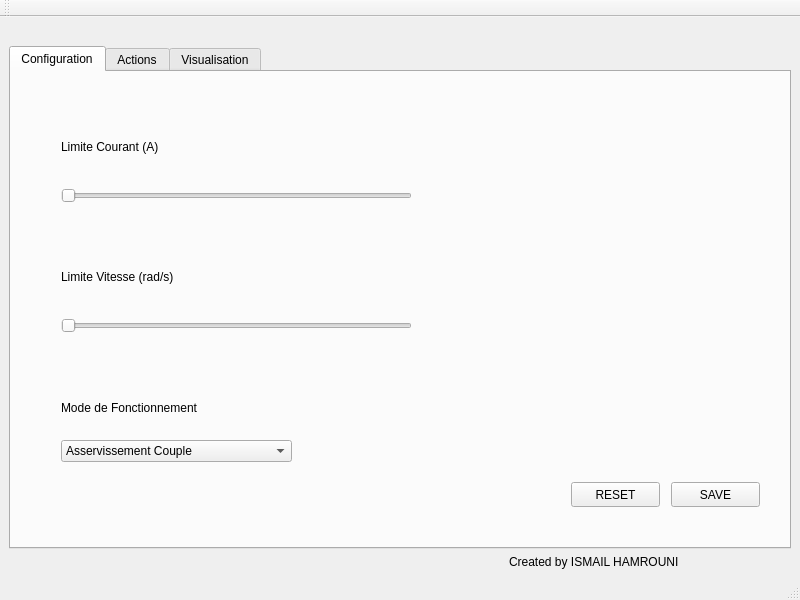
<?xml version="1.0" encoding="UTF-8"?>
<ui version="4.0">
 <class>MainWindow</class>
 <widget class="QMainWindow" name="MainWindow">
  <property name="geometry">
   <rect>
    <x>0</x>
    <y>0</y>
    <width>800</width>
    <height>600</height>
   </rect>
  </property>
  <property name="windowTitle">
   <string>ODrive Brushless Control</string>
  </property>
  <widget class="QWidget" name="centralwidget">
   <layout class="QVBoxLayout" name="verticalLayout">
    <item>
     <layout class="QHBoxLayout" name="horizontalLayout_2">
      <item>
       <widget class="QLabel" name="logo">
        <property name="text">
         <string/>
        </property>
        <property name="alignment">
         <set>Qt::AlignCenter</set>
        </property>
        <property name="indent">
         <number>10</number>
        </property>
       </widget>
      </item>
     </layout>
    </item>
    <item>
     <widget class="QTabWidget" name="tabWidget">
      <property name="sizePolicy">
       <sizepolicy hsizetype="Preferred" vsizetype="Expanding">
        <horstretch>0</horstretch>
        <verstretch>0</verstretch>
       </sizepolicy>
      </property>
      <property name="currentIndex">
       <number>0</number>
      </property>
      <widget class="QWidget" name="tab">
       <property name="styleSheet">
        <string notr="true"/>
       </property>
       <attribute name="title">
        <string>Configuration</string>
       </attribute>
       <widget class="QWidget" name="verticalLayoutWidget">
        <property name="geometry">
         <rect>
          <x>50</x>
          <y>40</y>
          <width>351</width>
          <height>91</height>
         </rect>
        </property>
        <layout class="QVBoxLayout" name="verticalLayout_3">
         <item>
          <widget class="QLabel" name="label">
           <property name="text">
            <string>Limite Courant (A)</string>
           </property>
          </widget>
         </item>
         <item>
          <widget class="QSlider" name="horizontalSlider">
           <property name="orientation">
            <enum>Qt::Horizontal</enum>
           </property>
          </widget>
         </item>
        </layout>
       </widget>
       <widget class="QWidget" name="verticalLayoutWidget_2">
        <property name="geometry">
         <rect>
          <x>50</x>
          <y>170</y>
          <width>351</width>
          <height>91</height>
         </rect>
        </property>
        <layout class="QVBoxLayout" name="verticalLayout_4">
         <item>
          <widget class="QLabel" name="label_2">
           <property name="text">
            <string>Limite Vitesse (rad/s)</string>
           </property>
          </widget>
         </item>
         <item>
          <widget class="QSlider" name="horizontalSlider_2">
           <property name="orientation">
            <enum>Qt::Horizontal</enum>
           </property>
          </widget>
         </item>
        </layout>
       </widget>
       <widget class="QWidget" name="verticalLayoutWidget_3">
        <property name="geometry">
         <rect>
          <x>50</x>
          <y>310</y>
          <width>231</width>
          <height>80</height>
         </rect>
        </property>
        <layout class="QVBoxLayout" name="verticalLayout_5">
         <item>
          <widget class="QLabel" name="label_3">
           <property name="text">
            <string>Mode de Fonctionnement</string>
           </property>
          </widget>
         </item>
         <item>
          <widget class="QComboBox" name="comboBox">
           <item>
            <property name="text">
             <string>Asservissement Couple</string>
            </property>
           </item>
           <item>
            <property name="text">
             <string>Asservissement Vitesse</string>
            </property>
           </item>
           <item>
            <property name="text">
             <string>Trajectoire</string>
            </property>
           </item>
          </widget>
         </item>
        </layout>
       </widget>
       <widget class="QPushButton" name="pushButton">
        <property name="geometry">
         <rect>
          <x>660</x>
          <y>410</y>
          <width>89</width>
          <height>25</height>
         </rect>
        </property>
        <property name="text">
         <string>SAVE</string>
        </property>
       </widget>
       <widget class="QPushButton" name="pushButton_2">
        <property name="geometry">
         <rect>
          <x>560</x>
          <y>410</y>
          <width>89</width>
          <height>25</height>
         </rect>
        </property>
        <property name="text">
         <string>RESET</string>
        </property>
       </widget>
      </widget>
      <widget class="QWidget" name="tab_2">
       <attribute name="title">
        <string>Actions</string>
       </attribute>
      </widget>
      <widget class="QWidget" name="tab_3">
       <attribute name="title">
        <string>Visualisation</string>
       </attribute>
      </widget>
     </widget>
    </item>
    <item>
     <layout class="QHBoxLayout" name="horizontalLayout_4">
      <item>
       <spacer name="horizontalSpacer">
        <property name="orientation">
         <enum>Qt::Vertical</enum>
        </property>
        <property name="sizeType">
         <enum>QSizePolicy::Minimum</enum>
        </property>
        <property name="sizeHint" stdset="0">
         <size>
          <width>500</width>
          <height>10</height>
         </size>
        </property>
       </spacer>
      </item>
      <item>
       <widget class="QLabel" name="label_4">
        <property name="text">
         <string>Created by ISMAIL HAMROUNI</string>
        </property>
       </widget>
      </item>
     </layout>
    </item>
   </layout>
  </widget>
  <widget class="QMenuBar" name="menubar">
   <property name="geometry">
    <rect>
     <x>0</x>
     <y>0</y>
     <width>800</width>
     <height>22</height>
    </rect>
   </property>
  </widget>
  <widget class="QStatusBar" name="statusbar"/>
  <widget class="QToolBar" name="toolBar">
   <property name="windowTitle">
    <string>toolBar</string>
   </property>
   <attribute name="toolBarArea">
    <enum>TopToolBarArea</enum>
   </attribute>
   <attribute name="toolBarBreak">
    <bool>false</bool>
   </attribute>
  </widget>
 </widget>
 <resources/>
 <connections/>
</ui>
